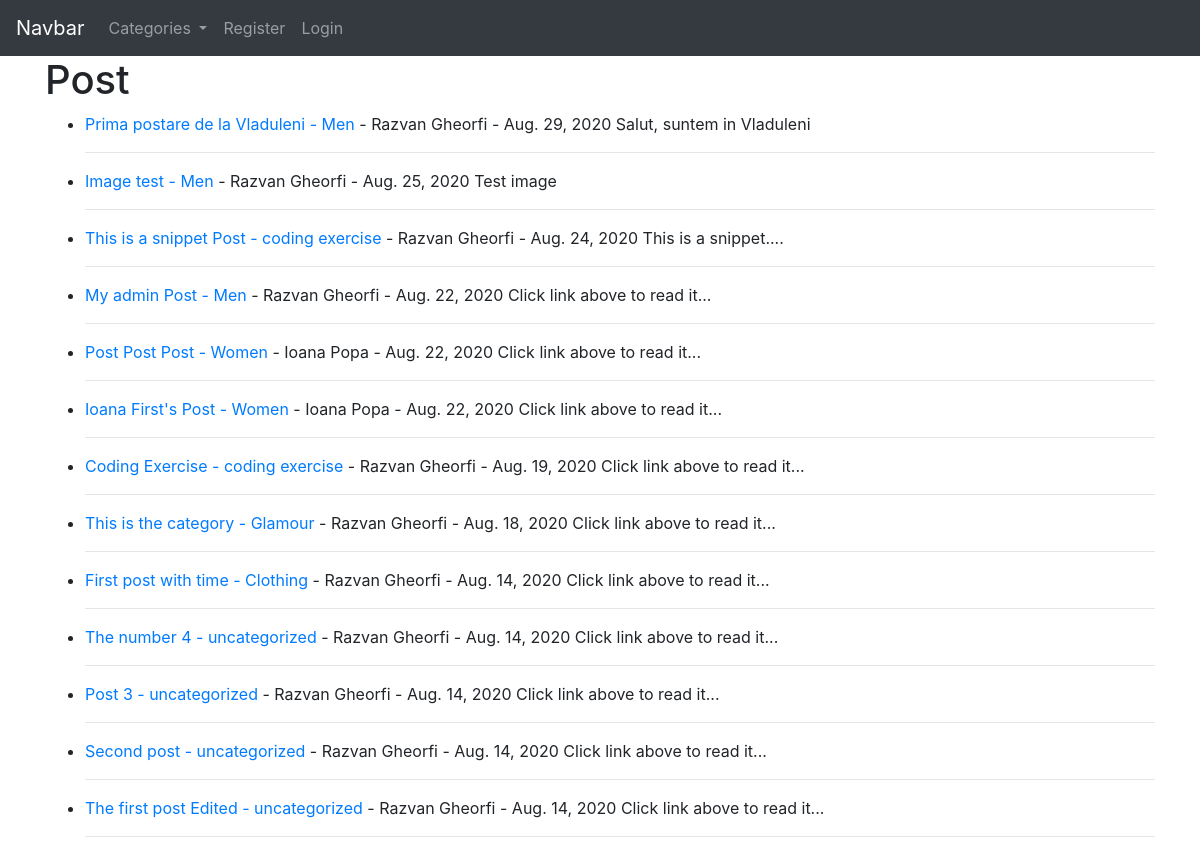
The app's page /, older data.
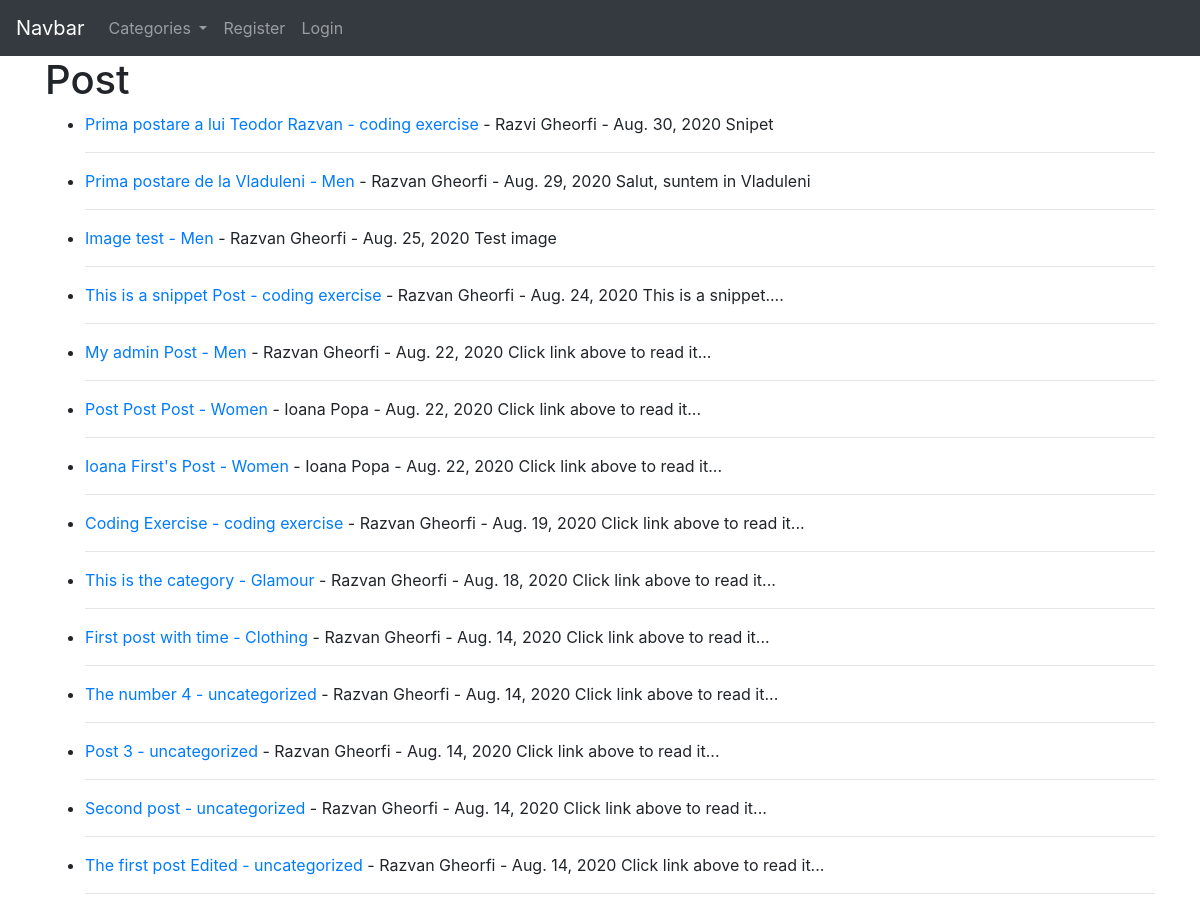
The same page, newer data.
### main/models.py (models this page shows, shortened)
class Post(models.Model):
    title = models.CharField(max_length=255)
    header_image = models.ImageField(null=True, blank=True, upload_to="images/")
    author = models.ForeignKey(User, on_delete=models.CASCADE)
    body = RichTextField(blank=True, null=True)
    post_date = models.DateField(auto_now_add=True)
    category = models.CharField(max_length=255, default='coding')
    likes = models.ManyToManyField(User, related_name='blog_posts')
    snippet = models.CharField(max_length=255)

### main/views.py (the view)
# urls.py: path('', HomeView.as_view(), name='home'),
class HomeView(ListView):
    model = Post
    template_name = 'home.html'
    ordering = ['-post_date','-id']
    def get_context_data(self, *args, **kwargs):
        cat_menu = Category.objects.all()
        context = super(HomeView, self).get_context_data(*args, **kwargs)
        context["cat_menu"] = cat_menu
        return context

### main/models.py (called while the page is built)
    def __str__(self):
        return self.name

### main/templates/home.html (shortened to what this page needs)
{% extends 'base.html' %}
{% block content %}
<h1>Post</h1>
<ul>
  {% for post in object_list %}
      <li>
        <a href="{% url 'article_detail' post.pk %}">{{ post.title }}</a>
        <a href="{% url 'category' post.category %}">- {{ post.category }}</a>
        - {{ post.author.first_name }}
        {{ post.author.last_name }} - {{ post.post_date }}
        {{ post.snippet }}
        <hr>
      </li>
  {% endfor %}
</ul>
{% endblock %}

Row changes from the older to the newer data that the page shows:
added Post: title "Prima postare a lui Teodor Razvan", category "coding exercise", author.first_name "Razvi", author.last_name "Gheorfi", post_date "Aug. 30, 2020", snippet "Snipet"
